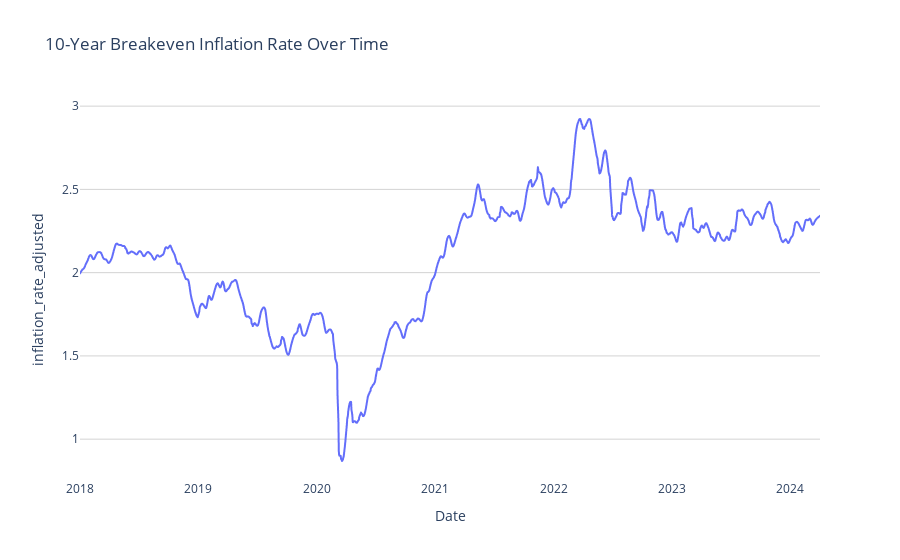

Notebook code for this chart:
### Code cell
plot_time_series_plotly(inflation_rate_adjusted, 'index', 'inflation_rate_adjusted', '10-Year Breakeven Inflation Rate Over Time')

### Figure 1 — Plotly figure (JSON) as saved in the notebook; plotly's stock layout.template omitted (floating-point values rounded to 4 significant figures; data arrays with more than 128 entries replaced by an {"elided": "..."} marker saying what was removed)
{"data": [{"hovertemplate": "index=%{x}<br>inflation_rate_adjusted=%{y}<extra></extra>", "legendgroup": "", "line": {"color": "#636efa", "dash": "solid"}, "marker": {"symbol": "circle"}, "mode": "lines", "name": "", "showlegend": false, "type": "scattergl", "x": {"elided": "2283 str values"}, "xaxis": "x", "y": {"elided": "2283 float values"}, "yaxis": "y"}], "layout": {"legend": {"tracegroupgap": 0}, "plot_bgcolor": "white", "title": {"text": "10-Year Breakeven Inflation Rate Over Time"}, "xaxis": {"anchor": "y", "domain": [0, 1], "showgrid": false, "title": {"text": "Date"}}, "yaxis": {"anchor": "x", "domain": [0, 1], "gridcolor": "lightgrey", "showgrid": true, "title": {"text": "inflation_rate_adjusted"}}}}
